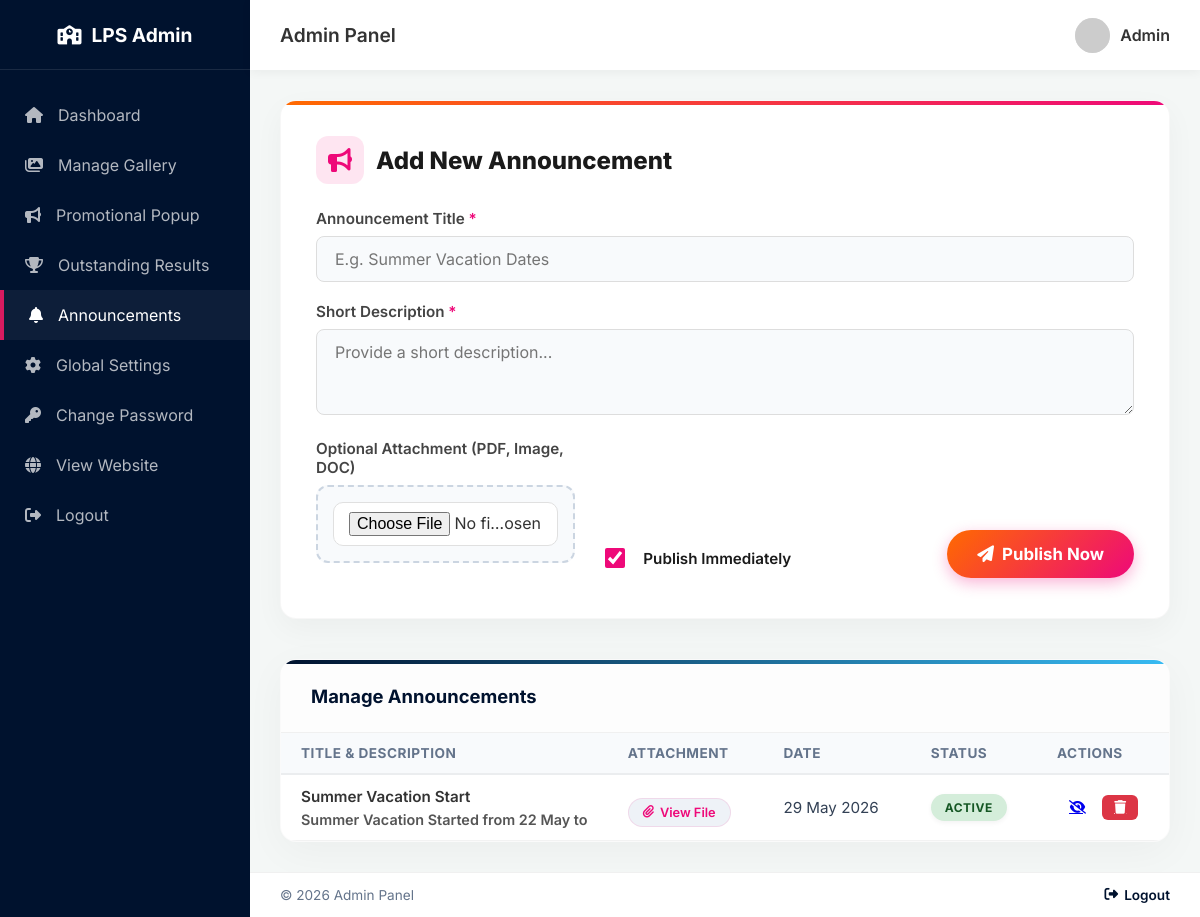
The page /admin/announcements.php (signed in) on the database its author committed.
### tables this page shows
CREATE TABLE `announcements` (
  `id` int(11) NOT NULL,
  `title` varchar(255) NOT NULL,
  `description` text DEFAULT NULL,
  `attachment_filename` varchar(255) DEFAULT NULL,
  `status` enum('active','inactive') DEFAULT 'active',
  `created_at` timestamp NOT NULL DEFAULT current_timestamp()
);

### admin/announcements.php (the view, shortened to what this page needs)
<?php
require_once '../config/db.php';
$stmt = $pdo->query("SELECT * FROM announcements ORDER BY created_at DESC");
$announcements = $stmt->fetchAll();
?>
<!DOCTYPE html>
<html lang="en">
<head>
    <link rel="stylesheet" href="https://cdnjs.cloudflare.com/ajax/libs/font-awesome/6.4.0/css/all.min.css">
    <link rel="stylesheet" href="css/admin-style.css">
</head>
<body>
    <div class="admin-wrapper">
        <?php include 'includes/sidebar.php'; ?>
        <main class="main-content">
            <?php include 'includes/header.php'; ?>
            <div class="dashboard-body">
                <div class="upload-form">
                    <h3><i class="fa-solid fa-bullhorn"></i> Add New Announcement</h3>
                    <form action="announcements.php" method="POST" enctype="multipart/form-data">
                        <div class="form-group-full" style="margin-bottom: 20px;">
                            <label class="form-label">Announcement Title <span style="color:#ee0979;">*</span></label>
                            <input type="text" name="title" required class="premium-input" placeholder="E.g. Summer Vacation Dates">
                        </div>
                        <div class="form-group-full" style="margin-bottom: 20px;">
                            <label class="form-label">Short Description <span style="color:#ee0979;">*</span></label>
                            <textarea name="description" required class="premium-input" placeholder="Provide a short description..." rows="3"></textarea>
                        </div>
                        <div class="form-row align-center" style="gap: 20px; align-items: flex-end;">
                            <div class="form-group" style="flex: 2;">
                                <label class="form-label">Optional Attachment (PDF, Image, DOC)</label>
                                <div class="file-input-wrapper">
                                    <input type="file" name="attachment" accept=".pdf,.doc,.docx,.jpg,.jpeg,.png,.webp">
                                </div>
                            </div>
                            <div class="form-group checkbox-group" style="flex: 1; justify-content: flex-start; margin-bottom: 15px; padding-left: 10px;">
                                <input type="checkbox" name="status" id="status" checked class="checkbox-input" style="width: 18px; height: 18px; accent-color: #ee0979;">
                                <label for="status" class="m-0" style="font-weight: 600; color: #1a1a1a; margin-left: 8px;">Publish Immediately</label>
                            </div>
                            <div style="flex: 1; text-align: right; padding-bottom: 5px;">
                                <button type="submit" class="publish-btn">
                                    <i class="fa-solid fa-paper-plane"></i> Publish Now
                                </button>
                            </div>
                        </div>
                    </form>
                </div>
                <div class="data-card">
                    <div class="data-card-header">
                        Manage Announcements
                    </div>
                    <div class="table-responsive">
                        <table>
                            <thead>
                                <tr>
                                    <th>Title & Description</th>
                                    <th>Attachment</th>
                                    <th>Date</th>
                                    <th>Status</th>
                                    <th>Actions</th>
                                </tr>
                            </thead>
                            <tbody>
                                <?php if(empty($announcements)): ?>
                                <tr>
                                    <td colspan="5" style="text-align:center; padding:30px;">No announcements found.</td>
                                </tr>
                                <?php else: ?>
                                    <?php foreach($announcements as $ann): ?>
                                    <tr>
                                        <td style="max-width:300px;">
                                            <div style="font-weight:600; color:#333;"><?= htmlspecialchars($ann['title']) ?></div>
                                            <div class="desc-text"><?= htmlspecialchars($ann['description']) ?></div>
                                        </td>
                                        <td>
                                            <?php if($ann['attachment_filename']): ?>
                                                <a href="../uploads/announcements/<?= htmlspecialchars($ann['attachment_filename']) ?>" target="_blank" class="attachment-badge">
                                                    <i class="fa-solid fa-paperclip"></i> View File
                                                </a>
                                            <?php else: ?>
                                                <span style="color:#aaa; font-size:0.9rem;">None</span>
                                            <?php endif; ?>
                                        </td>
                                        <td><?= date('d M Y', strtotime($ann['created_at'])) ?></td>
                                        <td>
                                            <?php if($ann['status'] == 'active'): ?>
                                                <span class="status-badge status-on">Active</span>
                                            <?php else: ?>
                                                <span class="status-badge status-off">Hidden</span>
                                            <?php endif; ?>
                                        </td>
                                        <td>
                                            <div class="action-flex">
                                                <a href="announcements.php?toggle=<?= $ann['id'] ?>" class="btn <?= $ann['status']=='active'?'btn-warning':'btn-success' ?>" style="padding:6px 12px; font-size:0.85rem;" title="Toggle Visibility">
                                                    <i class="fa-solid <?= $ann['status']=='active'?'fa-eye-slash':'fa-eye' ?>"></i>
                                                </a>
                                                <a href="announcements.php?delete=<?= $ann['id'] ?>" class="btn btn-danger" style="padding:6px 12px; font-size:0.85rem;" onclick="return confirm('Delete this announcement?');" title="Delete">
                                                    <i class="fa-solid fa-trash"></i>
                                                </a>
                                            </div>
                                        </td>
                                    </tr>
                                    <?php endforeach; ?>
                                <?php endif; ?>
                            </tbody>
                        </table>
                    </div>
                </div>
            </div>
            <?php include 'includes/footer.php'; ?>
        </main>
    </div>
</body>
</html>

### admin/announcements.php (style rules this page uses)
.upload-form { background: #ffffff; border-radius: 16px; padding: 35px; box-shadow: 0 10px 30px rgba(0,0,0,0.04); margin-bottom: 40px; border: 1px solid rgba(0,0,0,0.03); position: relative; overflow: hidden; }
.upload-form::before { content: ''; position: absolute; top: 0; left: 0; right: 0; height: 4px; background: linear-gradient(90deg, #ff6a00, #ee0979); }
.upload-form h3 { margin-top: 0; margin-bottom: 25px; color: #1a1a1a; font-weight: 800; font-size: 1.5rem; display: flex; align-items: center; gap: 12px; }
.upload-form h3 i { color: #ee0979; background: rgba(238, 9, 121, 0.1); padding: 12px; border-radius: 12px; }
.premium-input { width: 100%; padding: 14px 18px; border-radius: 12px; border: 2px solid #e2e8f0; background: #f8fafc; font-size: 1rem; transition: all 0.3s ease; font-family: inherit; }
.file-input-wrapper { position: relative; background: #f8fafc; border: 2px dashed #cbd5e1; border-radius: 12px; padding: 15px; text-align: center; transition: all 0.3s ease; }
.file-input-wrapper input[type="file"] { width: 100%; cursor: pointer; }
.publish-btn { background: linear-gradient(135deg, #ff6a00, #ee0979); border: none; padding: 14px 30px; border-radius: 30px; color: #fff; font-weight: 700; font-size: 1.05rem; cursor: pointer; box-shadow: 0 5px 15px rgba(238, 9, 121, 0.3); transition: all 0.3s ease; display: inline-flex; align-items: center; gap: 8px; }
.form-label { display: block; margin-bottom: 8px; font-weight: 700; color: #4a5568; font-size: 0.95rem; }
.desc-text { display: -webkit-box; -webkit-line-clamp: 2; -webkit-box-orient: vertical; overflow: hidden; font-size: 0.9rem; color: #555; margin-top: 5px; }
.attachment-badge { display: inline-flex; align-items: center; gap: 6px; padding: 6px 14px; background: #eef2f7; color: #ee0979; border-radius: 20px; font-size: 0.8rem; margin-top: 10px; text-decoration: none; font-weight: 600; transition: all 0.3s ease; border: 1px solid rgba(238, 9, 121, 0.1); }

### rows shown on the page
announcements: title "Summer Vacation Start", description "Summer Vacation Started from 22 May to…", created_at "29 May 2026", status "ACTIVE"

### other values the page prints
$page_title "Admin Panel"
